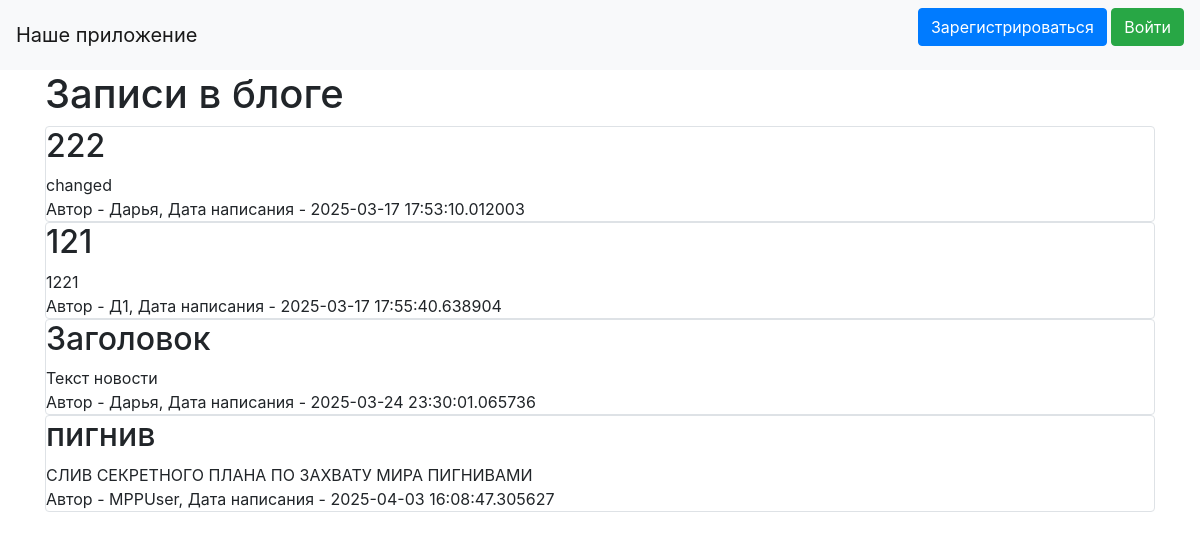
The page / on the database its author committed.
### data/news.py (models this page shows)
class News(SqlAlchemyBase, SerializerMixin):
    __tablename__ = 'news'
    id = sqlalchemy.Column(sqlalchemy.Integer,
                           primary_key=True, autoincrement=True)
    title = sqlalchemy.Column(sqlalchemy.String, nullable=True)
    content = sqlalchemy.Column(sqlalchemy.String, nullable=True)
    created_date = sqlalchemy.Column(sqlalchemy.DateTime,
                                     default=datetime.datetime.now)
    is_private = sqlalchemy.Column(sqlalchemy.Boolean, default=True)
    user_id = sqlalchemy.Column(sqlalchemy.Integer,
                                sqlalchemy.ForeignKey("users.id"))
    user = orm.relationship('User')
    categories = orm.relationship("Category",
                                  secondary="association",
                                  backref="news")

### data/users.py (models this page shows, shortened)
class User(SqlAlchemyBase, UserMixin, SerializerMixin):
    __tablename__ = 'users'
    id = sqlalchemy.Column(sqlalchemy.Integer,
                           primary_key=True, autoincrement=True)
    name = sqlalchemy.Column(sqlalchemy.String, nullable=True)
    about = sqlalchemy.Column(sqlalchemy.String, nullable=True)
    email = sqlalchemy.Column(sqlalchemy.String,
                              index=True, unique=True, nullable=True)
    hashed_password = sqlalchemy.Column(sqlalchemy.String, nullable=True)
    created_date = sqlalchemy.Column(sqlalchemy.DateTime,
                                     default=datetime.datetime.now)
    news = orm.relationship("News", back_populates='user')

### server.py (the view)
@app.route("/")
def index():
    db_sess = db_session.create_session()
    if current_user.is_authenticated:
        print(current_user.id)
        news = db_sess.query(News).filter(
            (News.user == current_user) | (News.is_private != True))
    else:
        news = db_sess.query(News).filter(News.is_private != True)
    return render_template("index.html", news=news)

### data/db_session.py (called while the page is built)
def create_session() -> Session:
    global __factory
    return __factory()

### templates/index.html (shortened to what this page needs)
{% extends "base.html" %}
{% block content %}
<h1>Записи в блоге</h1>
{% for item in news%}
<div class="col-md6 border rounded">
    <h2>{{item.title}}</h2>
    <div>
        {{item.content}}
    </div>
    <div>
        Автор - {{item.user.name}}, Дата написания - {{item.created_date}}
    </div>
</div>
{% endfor %}
{% endblock %}

### templates/base.html (shortened to what this page needs)
<!doctype html>
<html lang="en">
<head>
    <link rel="stylesheet"
          href="https://stackpath.bootstrapcdn.com/bootstrap/4.4.1/css/bootstrap.min.css"
>
</head>
<body>
<header>
    <nav class="navbar navbar-light bg-light">
        <a class="navbar-brand" href="#">Наше приложение</a>
        {% if current_user.is_authenticated %}
            <a class="navbar-brand" href="/logout">{{ current_user.name }}</a>
        {% else %}
            <p>
                <a class="btn btn-primary " href="/register">Зарегистрироваться</a>
                <a class="btn btn-success" href="/login">Войти</a>
            </p>
        {% endif %}
    </nav>
</header>
<main role="main" class="container">
    {% block content %}{% endblock %}
</main>
</body>
</html>

### rows shown on the page
News: title "222", content "changed", user.name "Дарья", created_date "2025-03-17 17:53:10.012003"
News: title "121", content "1221", user.name "Д1", created_date "2025-03-17 17:55:40.638904"
News: title "Заголовок", content "Текст новости", user.name "Дарья", created_date "2025-03-24 23:30:01.065736"
News: title "пигнив", content "СЛИВ СЕКРЕТНОГО ПЛАНА ПО ЗАХВАТУ МИРА ПИГНИВАМИ", user.name "MPPUser", created_date "2025-04-03 16:08:47.305627"
